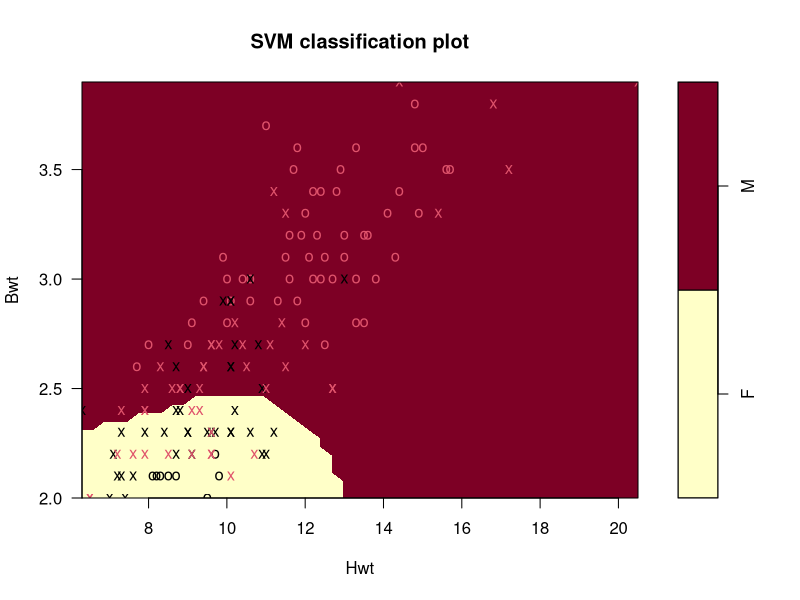
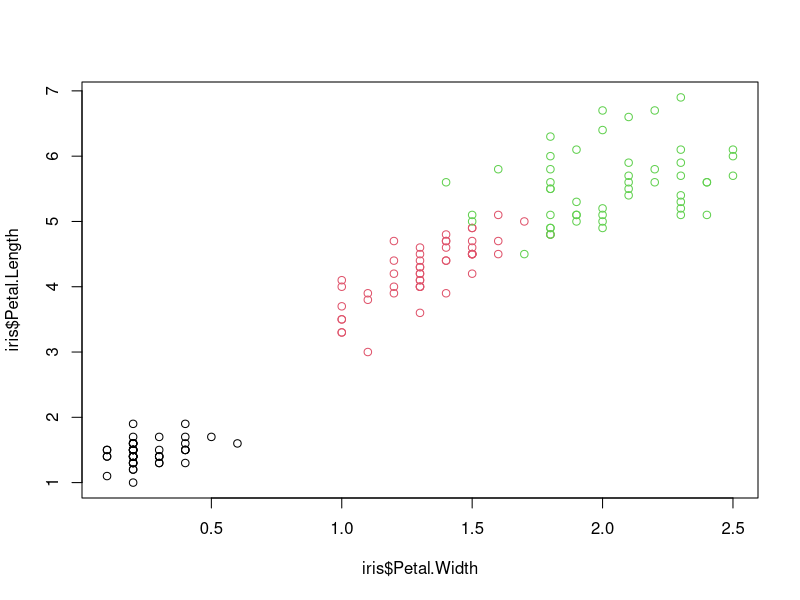
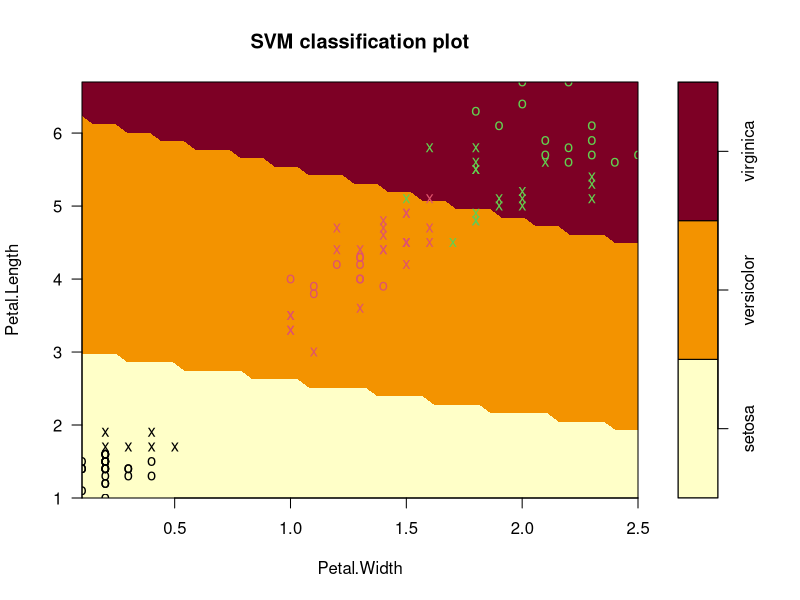

These figures' R source, in order:
#install e1071 package
install.packages('e1071', dependencies=T)

#load libraries

library(MASS)
library(e1071)

########################################################
###           SVM using cats data set in R           ###
###      Open source code available on Wikibooks     ###
########################################################

#load data set
data(cats)

#build SVM
model       <- svm(Sex~., data = cats)

#view results
summary(model)
plot(model, cats)

#divide data into training and test sets
index       <- 1:nrow(cats)
testindex   <- sample(index, trunc(length(index)/3))
testset     <- cats[testindex,]
trainset    <- cats[-testindex,]

#build SVM with training data
model       <- svm(Sex~., data = trainset)
prediction  <- predict(model, testset[,-1])

#confusion matrix
table(pred = prediction, true = testset[,1])

#tune model parameters
tuned       <- tune.svm(Sex~., data = trainset, gamma = 10^(-6:-1), cost = 10^(1:2))
summary(tuned)

########################################################
###           SVM using iris data set in R           ###
###             Code written by Melvin L             ###
########################################################

#unclassified, colored by species
plot(iris$Petal.Width, iris$Petal.Length, col = iris$Species)

#split data into train and test sets
s           <- sample(150,100)
col         <- c("Petal.Length", "Petal.Width", "Species")
iris_train  <- iris[s, col]
iris_test   <- iris[-s, col]

#fit svm
svmfit      <- svm(Species ~ ., data = iris_train, kernel = "linear", cost = 0.1, scale = F)

#see svm output
print(svmfit)

#visualize svm results
plot(svmfit, iris_train[,col])

#identify optimal cost parameter using cross validation
tuned       <- tune(svm, Species ~ ., data = iris_train, kernel = "linear", ranges = list(cost = c(0.001, 0.01, 0.1, 1, 10, 100)))
summary(tuned)

#predictions for the test data
p           <- predict(svmfit, iris_test[,col], type = "class")

#test model performance
table(p, iris_test[,3])
mean(p == iris_test[,3])